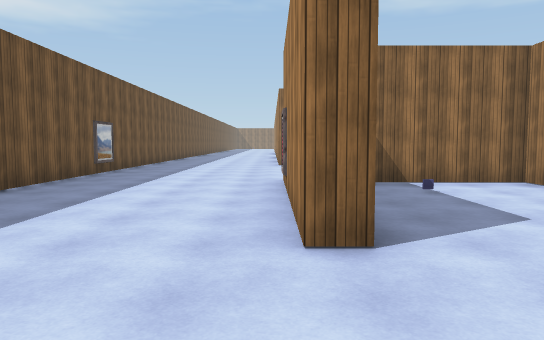
View 1 (above)

24 first-person views from a walk through a scene from a Unity 3-D project. The camera is 1.5 m above the floor, tilts 4° down and sees 70° across. The floor is counted in squares, 2 m on a side. Each view is taken from the middle of a square. On the plan, view 1 faces up. The plan holds only what a view shows up to about 12 squares ahead; the rest is blank. The place goes on beyond the plan. Some animated figures are left out. Some surface patterns are stand-ins.

View 2
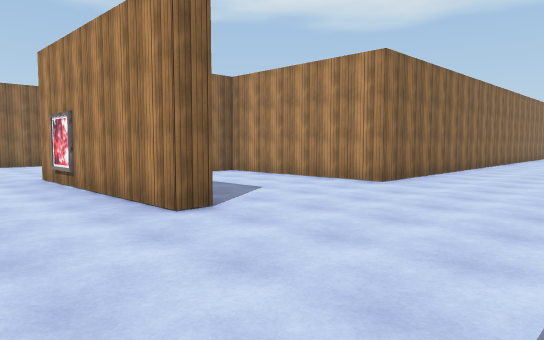

View 3
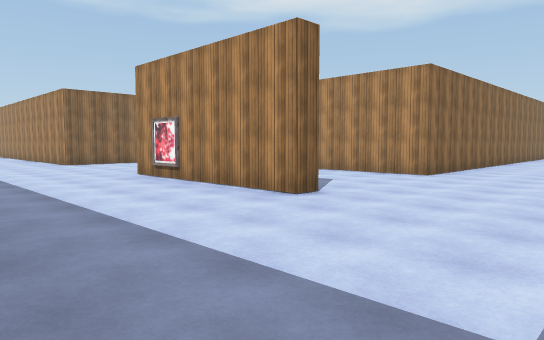

View 4
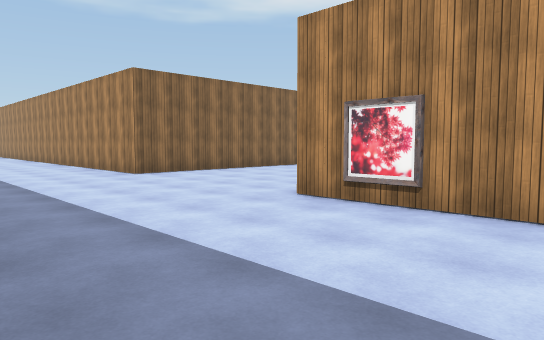

View 5
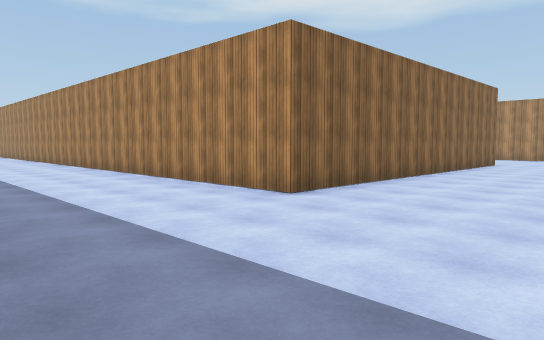

View 6
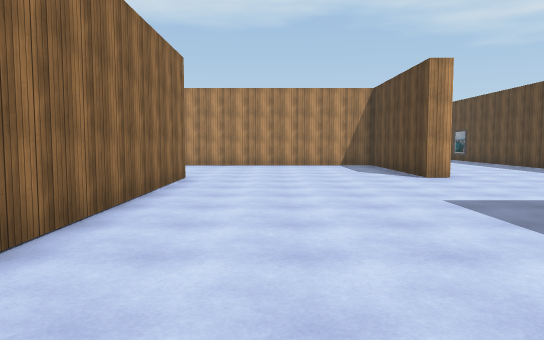

View 7
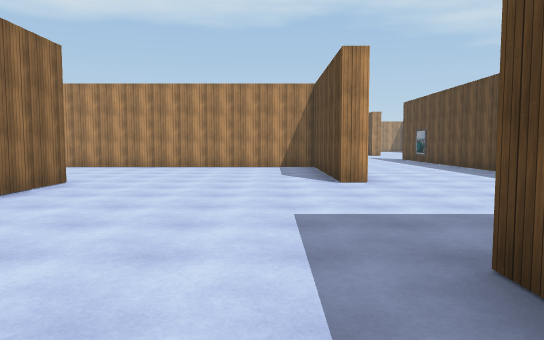

View 8
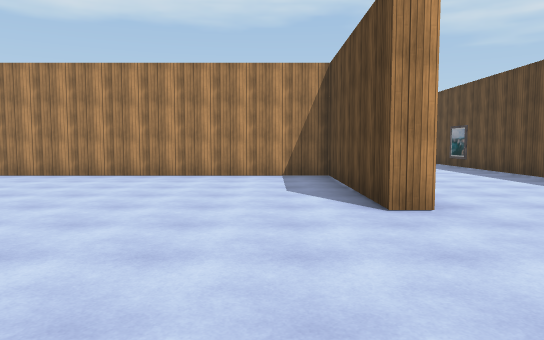

View 9
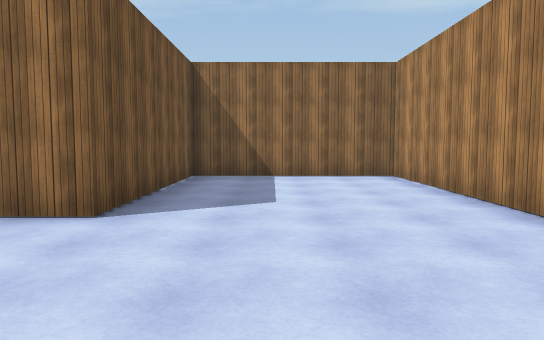

View 10
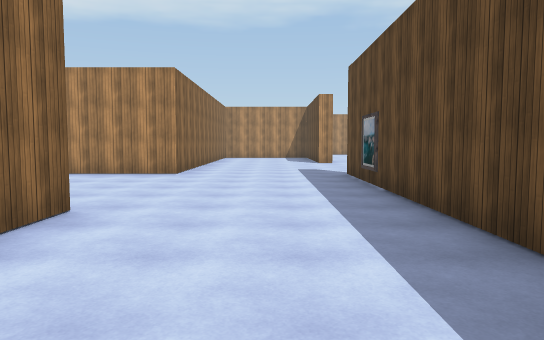

View 11
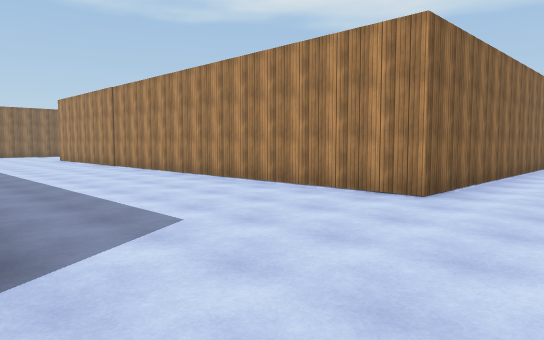

View 12
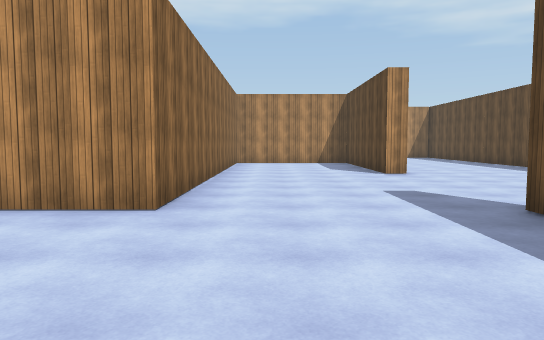

View 13
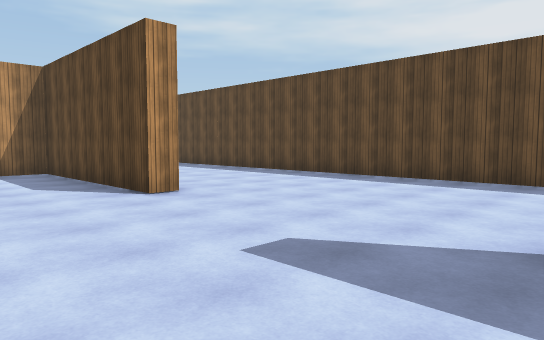

View 14
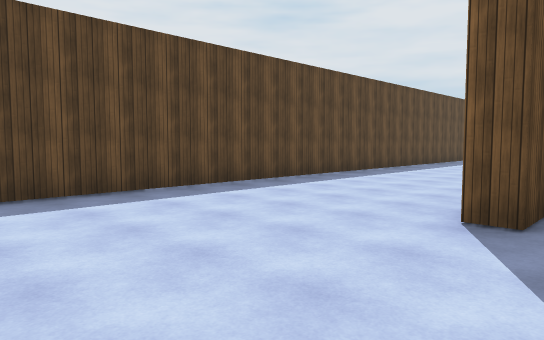

View 15
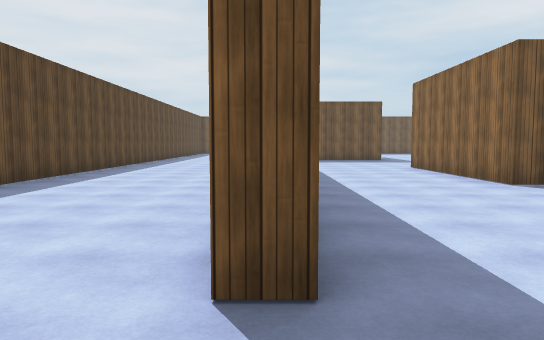

View 16
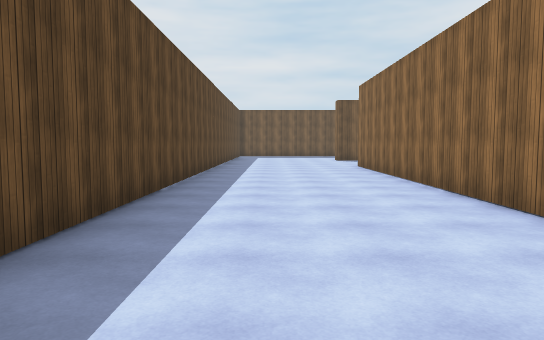

View 17
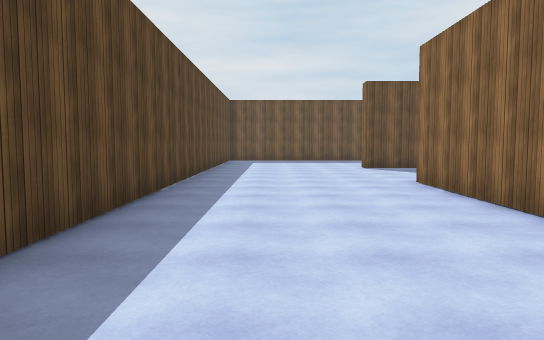

View 18
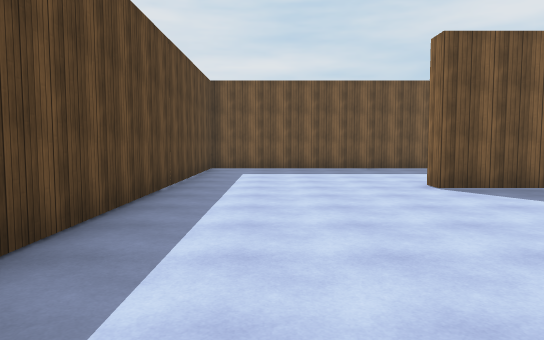

View 19
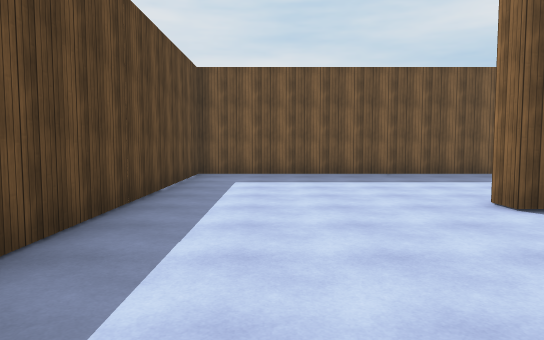

View 20
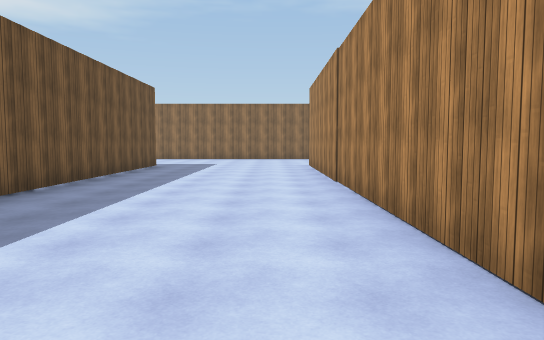

View 21
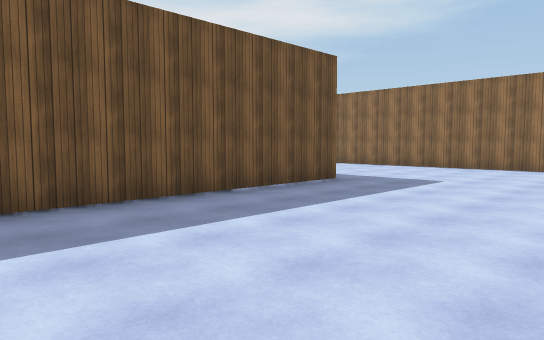

View 22
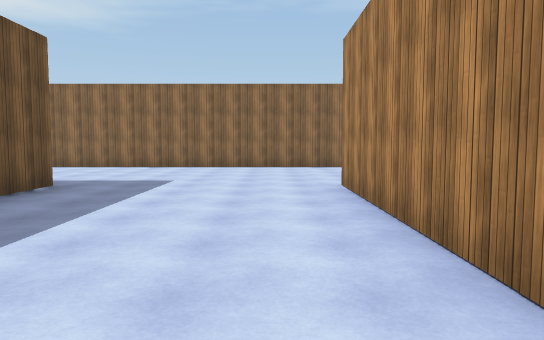

View 23
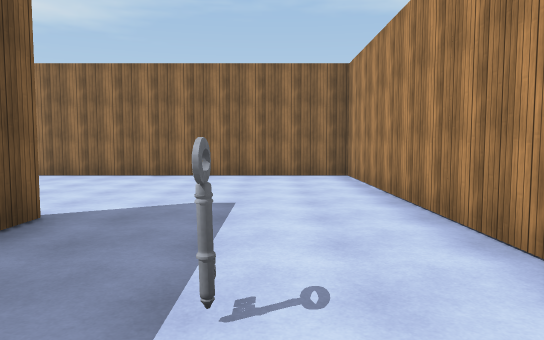

View 24
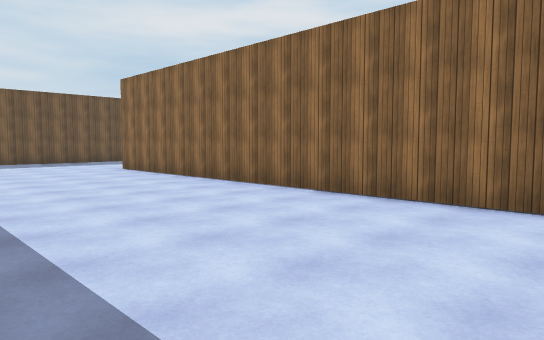

### Floor plan
Points are (right, up) in squares from view 1. A wall is a line through its corners. A room is listed if a view was taken in it or the views show most of it. See-through windows are left out.
Room 1 (views 1, 2, 3, 4, 5, 6, 7, 8, 9, 10, 11, 12, 13, 14, 15, 16, 17, 18, 19, 20, 21, 22, 23, 24)
walls: (15.2, 22.8) (15.2, 15.2); (4.8, 7.7) (5.2, 7.7); (15.2, 7.9) (15.2, 7.2) (10.2, 7.2) (10.2, 7.7) (14.7, 7.7) (14.7, 17.7) (10.2, 17.7) (10.2, 12.8) (0.2, 12.8) (0.2, 21.9); (13, 3.2) (20.2, 3.2) (20.2, 2.6); (20.7, 22.9) (20.7, 22.1); (-4.2, 12) (-4.2, -1.8) (29.2, -1.8); (13.2, 2.7) (4.7, 2.7) (4.7, 7.2) (1.9, 7.2); (0.7, 4.5) (0.7, 2.7) (0.2, 2.7) (0.2, 7.8); (24.7, 21.4) (24.7, 27.8) (5.1, 27.8); (25.2, 2.8) (25.2, 3.2) (29.5, 3.2); (28, 7.2) (20.2, 7.2) (20.2, 22.9)
objects: other object (2, 6); key (23, 21)

Positions as (right, up) in squares from view 1, and headings:
1: (0, 0), facing up
2: (-2, -1), facing up-right
3: (-4, -1), facing up-right
4: (-4, 4), facing up-right
5: (-4, 9), facing up-right
6: (2, 11), facing right
7: (3, 9), facing right
8: (6, 9), facing right
9: (12, 9), facing up
10: (11, 5), facing right
11: (15, 5), facing up-right
12: (16, 6), facing right
13: (20, 6), facing down-right
14: (24, 4), facing down-left
15: (22, 3), facing left
16: (17, 0), facing left
17: (12, 0), facing left
18: (7, 0), facing left
19: (5, 0), facing left
20: (19, 10), facing up
21: (20, 16), facing up-left
22: (19, 16), facing up
23: (23, 19), facing up
24: (16, 23), facing up-left
